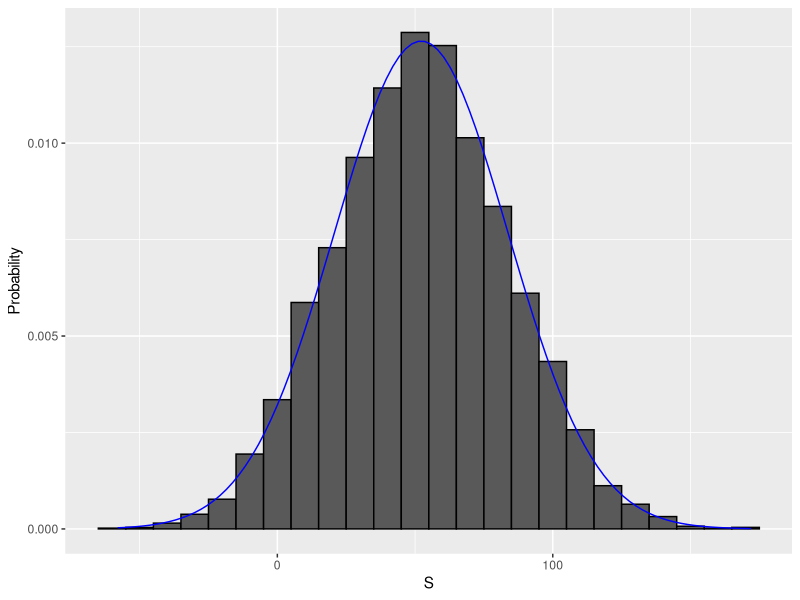

Write R code to recreate this figure.
library(tidyverse)

beads <- rep(c("Red","Blue"), times=c(2,3))
X = ifelse(sample(beads,1) == "Blue", 1, 0)

n = 1000
color <- rep(c("Black", "Red", "Green"), c(18, 18, 2))

X <- sample(ifelse( color == "Red", -1, 1), n, replace = TRUE)
X[1:10]

X <- sample(c(-1,1), n, replace = TRUE, prob=c(9/19,10/19))
sum(X)

B <- 10000
S <- replicate(B, {
  X <- sample(c(-1,1), n, replace = TRUE, prob = c(9/19, 10/19))
  sum(X)
})

mean(S < 0)
mean(S)
sd(S)

s <- seq(min(S), max(S), length = 100)
normal_density <- data.frame(s = s, f = dnorm(s, mean(S), sd(S)))
data.frame(S = S) %>%
  ggplot(aes(S, ..density..)) +
  geom_histogram(color = "black", binwidth = 10) +
  ylab("Probability") +
  geom_line(data = normal_density, mapping = aes(s,f), color = "blue")